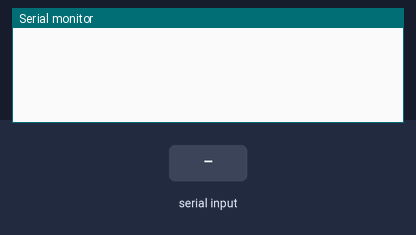
The sketch below on a simulated Arduino Uno, built with avr-gcc and run on an emulated ATmega328P. Parts: the last lines printed to the serial monitor. Inputs (shaded band) come from the test bench.

Above: at 1.3 s.
1.4 s: "0" received over the second serial link
At 2.6 s:
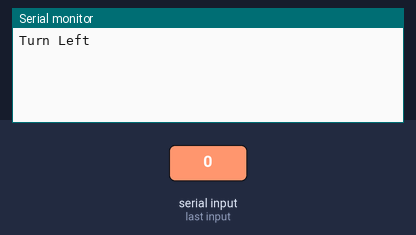
2.9 s: "1" received over the second serial link
At 3.8 s:
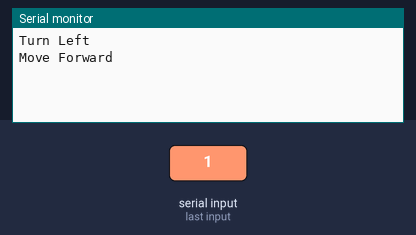
4.4 s: "2" received over the second serial link
At 5.0 s:
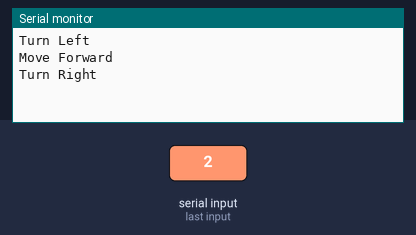

The sketch:

testslave.ino
```cpp
#include <SoftwareSerial.h>

int bluetoothTx = 4;  // TX-O pin of bluetooth mate, Arduino D2
int bluetoothRx = 5;  // RX-I pin of bluetooth mate, Arduino D3

SoftwareSerial bluetooth(bluetoothTx, bluetoothRx);

struct robot_commands {
  byte box_1;
  byte box_2;
  byte box_3;
  byte box_4;
  byte box_5;
  byte box_6;
  byte box_7;
  byte box_8;
  byte box_9;
  byte box_10;
};

robot_commands CommandList;

void setup()
{
  Serial.begin(9600);  // Begin the serial monitor at 9600bps
  bluetooth.begin(115200);  // The Bluetooth Mate defaults to 115200bps
  bluetooth.print("$");  // Print three times individually
  bluetooth.print("$");
  bluetooth.print("$");  // Enter command mode
  delay(100);  // Short delay, wait for the Mate to send back CMD
  bluetooth.println("U,9600,N");  // Temporarily Change the baudrate to 9600, no parity
  // 115200 can be too fast at times for NewSoftSerial to relay the data reliably
  bluetooth.begin(9600);  // Start bluetooth serial at 9600
}

void loop()
{
  if(bluetooth.available())  // If the bluetooth sent any characters
  {
    // Send any characters the bluetooth prints to the serial monitor
    //Serial.print((char)bluetooth.read());
    char check = (char)bluetooth.read();
    if (check == 'S')
    {
      char buff[10];
      for(int x = 0; x < 10; x++)
      {
        buff[x] = (char)bluetooth.read();
      }
    }
    else if (check == '0')
    {
      Serial.println("Turn Left");
    }
    else if (check == '1')
    {
      Serial.println("Move Forward");
    }
    else if (check == '2')
    {
      Serial.println("Turn Right");
    }
  }
  if(Serial.available())  // If stuff was typed in the serial monitor
  {
    // Send any characters the Serial monitor prints to the bluetooth
    bluetooth.print((char)Serial.read());
  }
  // and loop forever and ever!
}
```

Measured:
- after the input at 1.4 s, the serial monitor: prints a new line at once (image 1)
- after the input at 2.9 s, the serial monitor: prints a new line at once (image 2)
- after the input at 4.4 s, the serial monitor: prints a new line at once (image 3)
